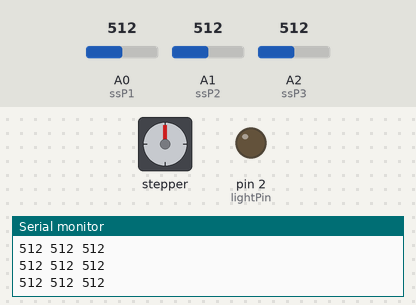
The sketch below on a simulated Arduino Uno, built with avr-gcc and run on an emulated ATmega328P. On the bench: stepper motor, output pins drawn as LEDs (lit = HIGH), the last lines printed to the serial monitor. Wiring (inferred from the names in the program): stepper motor (2048 steps per turn assumed): coils pin 8, pin 9, pin 10, pin 11. Inputs (shaded band) come from the test bench; at power-on: A0 (ssP1) = 512, A1 (ssP2) = 512, A2 (ssP3) = 512. Pins used as bus, display or sensor lines are not drawn.

Above: at 1.2 s.
1.3 s: A0 (ssP1) set to 192
2.8 s: A0 (ssP1) set to 166
At 3.1 s:
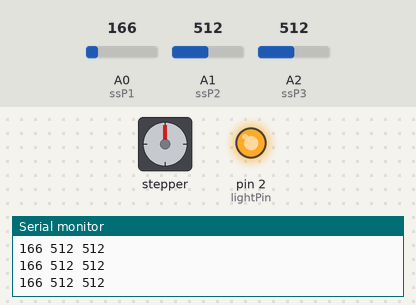
4.3 s: A1 (ssP2) set to 175
5.9 s: A1 (ssP2) set to 159
At 6.64 s:
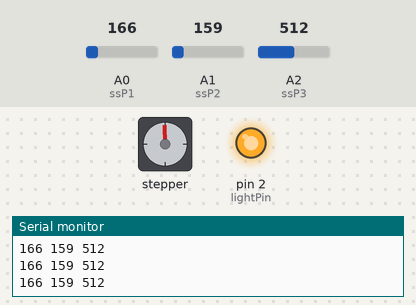
8.9 s: A0 (ssP1) set to 262
11.9 s: A0 (ssP1) set to 295
At 12.58 s:
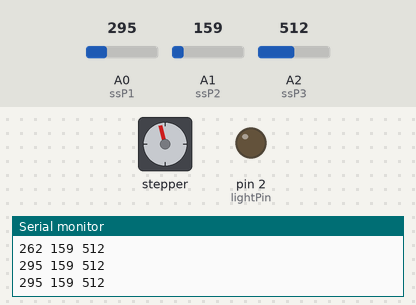
At 18.03 s:
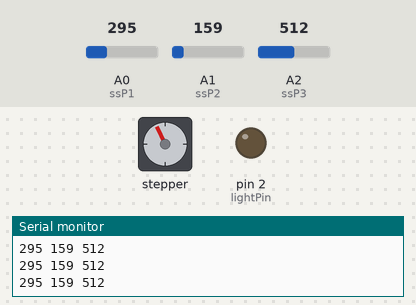
Timing chart, 0 to 26.5 s (numbered marks = the images above; inputs shaded):
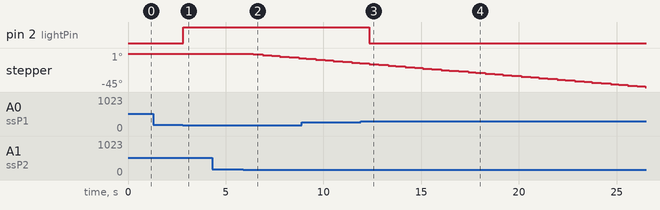

The sketch:

Main.ino
```cpp
#include <Stepper.h>

#define pin1  8
#define pin2  9
#define pin3  10
#define pin4  11

#define delaytime 80

int ssP1 = 0;
int ssP2 = 1;
int ssP3 = 2;
int lightPin = 2;

// Variables
int lowThreshold = 180;
int highTreshold = 280;

void setup() {

   // initialize the 8 pin as an output:
  pinMode(pin1, OUTPUT);
  pinMode(pin2, OUTPUT);
  pinMode(pin3, OUTPUT);
  pinMode(pin4, OUTPUT);

  Serial.begin(9600);
  pinMode(lightPin,OUTPUT);
}

void loop() {

  // Read the sensor pin
  int ssV1 = analogRead(ssP1);
  int ssV2 = analogRead(ssP2);
  int ssV3 = analogRead(ssP3);
  Serial.print(ssV1);
  Serial.print(" ");
  Serial.print(ssV2);
  Serial.print(" ");
  Serial.println(ssV3);
  if ((ssV1 > ssV3) && (ssV1 > ssV2) && (ssV3 > ssV2))
    if (ssV1 - ssV3 < 10)
      step_OFF();
      else
      forward();
      else if ((ssV1 < ssV3) && (ssV1 > ssV2) && (ssV3 > ssV2))
      if (ssV3 - ssV1 < 10)
        step_OFF();
        else
        backward();
        else if ((ssV2 > ssV1) && (ssV2> ssV3))
          step_OFF();

  if (ssV1 < lowThreshold){
    digitalWrite(lightPin, HIGH);
  }

  if (ssV1 > highTreshold){
    digitalWrite(lightPin, LOW);
  }
}


void Step_A(){
  digitalWrite(pin1, HIGH);//turn on coil 1
  digitalWrite(pin2, LOW);
  digitalWrite(pin3, LOW);
  digitalWrite(pin4, LOW);
}
void Step_B(){
  digitalWrite(pin1, LOW);
  digitalWrite(pin2, HIGH);//turn on coil 2
  digitalWrite(pin3, LOW);
  digitalWrite(pin4, LOW);
}
void Step_C(){
  digitalWrite(pin1, LOW);
  digitalWrite(pin2, LOW);
  digitalWrite(pin3, HIGH); //turn on coil 3
  digitalWrite(pin4, LOW);
}
void Step_D(){
  digitalWrite(pin1, LOW);
  digitalWrite(pin2, LOW);
  digitalWrite(pin3, LOW);
  digitalWrite(pin4, HIGH); //turn on coil 4
}
void step_OFF(){
  digitalWrite(pin1, LOW); //power all coils down
  digitalWrite(pin2, LOW);
  digitalWrite(pin3, LOW);
  digitalWrite(pin4, LOW);
}

void forward(){
  Step_A();
  delay(delaytime);
  Step_B();
  delay(delaytime);
  Step_C();
  delay(delaytime);
  Step_D();
  delay(delaytime);
}

void backward(){//one tooth backward
  Step_D();
  delay(delaytime);
  Step_C();
  delay(delaytime);
  Step_B();
  delay(delaytime);
  Step_A();
  delay(delaytime);
}
```

Measured:
- the behaviour switches between 180 and 179 on A0 (ssP1) (found by bisection; images 0 and 1)
- the behaviour switches between 280 and 281 on A0 (ssP1) (found by bisection; images 2 and 3)
- after the input at 2.8 s, pin 2 (lightPin): LOW → HIGH at once
- after the input at 11.9 s, pin 2 (lightPin): HIGH → LOW after 0.44 s
